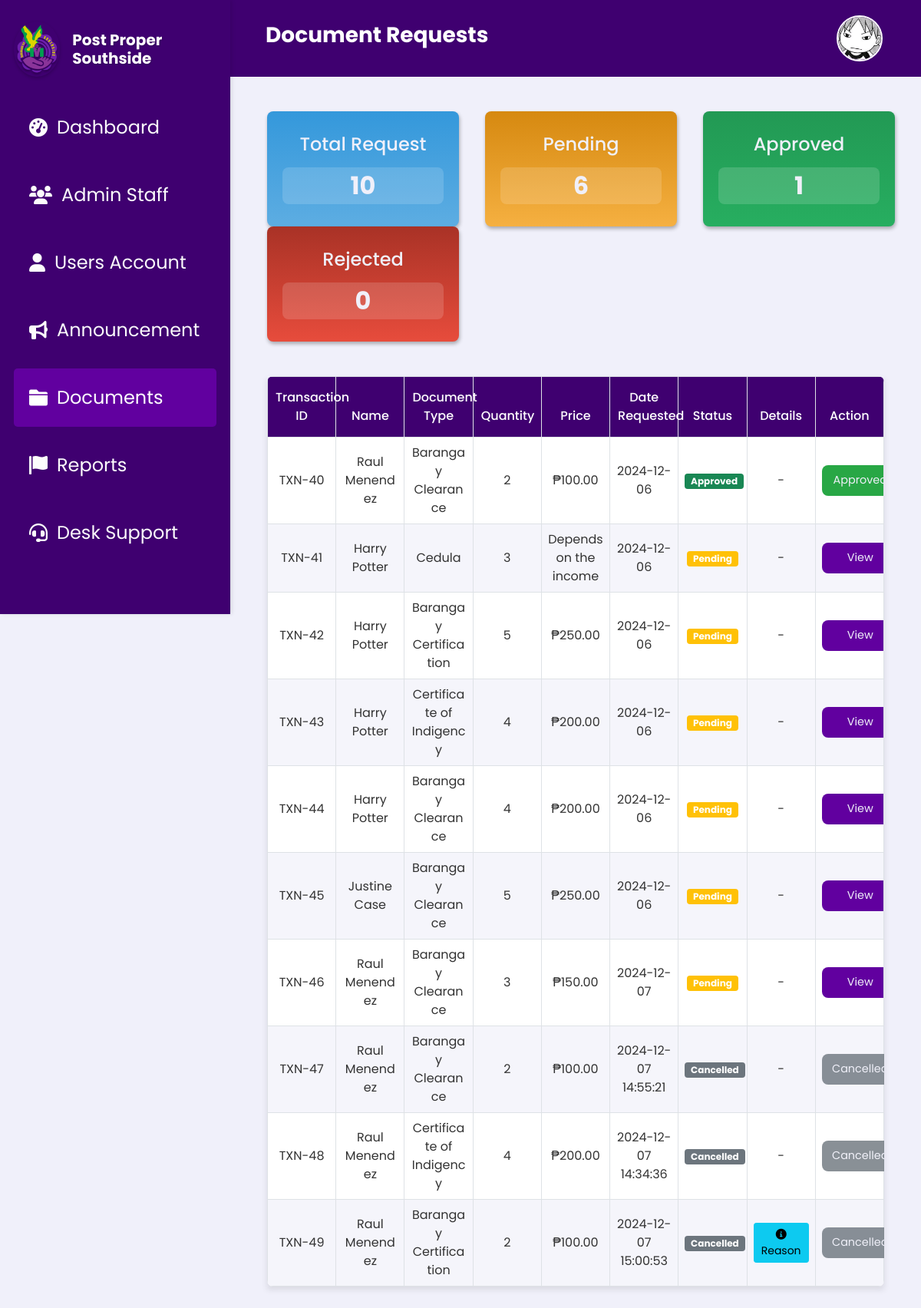
Page /documents.php (signed in) on the committed database.
### tables this page shows
CREATE TABLE `document_requests` (
  `Id` int(11) NOT NULL,
  `userId` int(11) DEFAULT NULL,
  `DocumentType` varchar(100) NOT NULL DEFAULT 'Barangay Clearance',
  `Name` varchar(255) NOT NULL,
  `Address` varchar(255) DEFAULT NULL,
  `TIN_No` varchar(50) DEFAULT NULL,
  `CTC_No` varchar(50) DEFAULT NULL,
  `Alias` varchar(100) DEFAULT NULL,
  `Age` int(11) DEFAULT NULL,
  `birthday` varchar(10) DEFAULT NULL,
  `PlaceOfBirth` varchar(255) DEFAULT NULL,
  `Occupation` varchar(255) DEFAULT NULL,
  `LengthOfStay` int(11) DEFAULT NULL,
  `Citizenship` varchar(100) DEFAULT NULL,
  `Gender` varchar(10) DEFAULT NULL,
  `CivilStatus` varchar(50) DEFAULT NULL,
  `Purpose` text DEFAULT NULL,
  `Status` varchar(50) DEFAULT NULL,
  `Quantity` int(11) DEFAULT NULL,
  `DateRequested` varchar(255) DEFAULT NULL,
  `valid_id` longtext NOT NULL,
  `valid_id_front` longtext DEFAULT NULL,
  `valid_id_back` longtext DEFAULT NULL,
  `request_picture` longtext NOT NULL,
  `rejection_reason` varchar(255) NOT NULL,
  `cancellation_reason` varchar(255) DEFAULT NULL
);

### documents.php (the view, shortened to what this page needs)
<?php
include 'db.php';
function calculatePrice($documentType, $quantity) {
    switch($documentType) {
        case 'Barangay Clearance':
        case 'Barangay Certification':
        case 'Certificate of Indigency':
            return "₱" . number_format(50.00 * $quantity, 2);
        case 'Cedula':
            return 'Depends on the income';
    }
}
$query = "SELECT Id, Name, DocumentType, Quantity, birthday, DateRequested, Status, cancellation_reason FROM document_requests";
$stmt = $conn->prepare($query);
$stmt->execute();
$documentRequests = $stmt->fetchAll(PDO::FETCH_ASSOC);
$totalRequestQuery = "SELECT COUNT(*) AS total FROM document_requests";
$pendingCountQuery = "SELECT COUNT(*) AS pending FROM document_requests WHERE LOWER(Status) = 'pending'";
$approvedCountQuery = "SELECT COUNT(*) AS approved FROM document_requests WHERE LOWER(Status) = 'approved'";
$rejectedCountQuery = "SELECT COUNT(*) AS rejected FROM document_requests WHERE LOWER(Status) = 'rejected'";
$totalRequest = $conn->query($totalRequestQuery)->fetch(PDO::FETCH_ASSOC)['total'];
$pendingCount = $conn->query($pendingCountQuery)->fetch(PDO::FETCH_ASSOC)['pending'];
$approvedCount = $conn->query($approvedCountQuery)->fetch(PDO::FETCH_ASSOC)['approved'];
$rejectedCount = $conn->query($rejectedCountQuery)->fetch(PDO::FETCH_ASSOC)['rejected'];
?>
<!DOCTYPE html>
<html lang="en">
<head>
    <link rel="stylesheet" href="https://cdn.jsdelivr.net/npm/bootstrap@5.0.2/dist/css/bootstrap.min.css">
    <link rel="stylesheet" href="css/Documents.css">
    <link rel="stylesheet" href="https://cdnjs.cloudflare.com/ajax/libs/font-awesome/5.15.4/css/all.min.css">
</head>
<body>
<?php
    $pageTitle = "Document Requests";
    include 'header.php';
    include 'sidebar.php';
?>
<div class="main-content px-4">
    <div class="statistic-container row text-center">
        <div class="col">
            <div class="card card-request">
                <h2 class="card-title">Total Request</h2>
                <div class="card-text">
                    <?php echo $totalRequest; ?>
                </div>
            </div>
        </div>
        <div class="col">
            <div class="card card-pending">
                <h2 class="card-title">Pending</h2>
                <div class="card-text">
                    <?php echo $pendingCount; ?>
                </div>
            </div>
        </div>
        <div class="col">
            <div class="card card-approved">
                <h2 class="card-title">Approved</h2>
                <div class="card-text">
                    <?php echo $approvedCount; ?>
                </div>
            </div>
        </div>
        <div class="col">
            <div class="card card-rejected">
                <h2 class="card-title">Rejected</h2>
                <div class="card-text">
                    <?php echo $rejectedCount; ?>
                </div>
            </div>
        </div>
    </div>
    <div class="table-responsive">
        <table class="table table-bordered mb-0">
            <thead>
                <tr>
                    <th data-sort="number">Transaction ID</th>
                    <th data-sort="string">Name</th>
                    <th data-sort="string">Document Type</th>
                    <th data-sort="number">Quantity</th>
                    <th data-sort="string">Price</th>
                    <th data-sort="date">Date Requested</th>
                    <th data-sort="status">Status</th>
                    <th>Details</th>
                    <th>Action</th>
                </tr>
            </thead>
            <tbody>
                <?php
                if (!empty($documentRequests)) {
                    foreach ($documentRequests as $row) {
                        echo "<tr>";
                        echo "<td>TXN-" . htmlspecialchars($row['Id']) . "</td>";
                        echo "<td>" . htmlspecialchars($row['Name']) . "</td>";
                        echo "<td>" . htmlspecialchars($row['DocumentType']) . "</td>";
                        echo "<td>" . htmlspecialchars($row['Quantity']) . "</td>";
                        echo "<td>" . calculatePrice($row['DocumentType'], $row['Quantity']) . "</td>";
                        echo "<td>" . htmlspecialchars($row['DateRequested']) . "</td>";
                        $statusBadgeClass = '';
                        switch(strtolower($row['Status'])) {
                            case 'pending':
                                $statusBadgeClass = 'badge bg-warning';
                                break;
                            case 'approved':
                                $statusBadgeClass = 'badge bg-success';
                                break;
                            case 'cancelled':
                                $statusBadgeClass = 'badge bg-secondary';
                                break;
                        }
                        echo "<td><span class='{$statusBadgeClass}'>" . ucfirst(htmlspecialchars(strtolower($row['Status']))) . "</span></td>";
                        echo "<td>";
                        if (strtolower($row['Status']) === 'cancelled' && !empty($row['cancellation_reason'])) {
                            echo '<button class="btn btn-info btn-sm" onclick="showCancellationReason(\'' .
                                 htmlspecialchars($row['cancellation_reason']) .
                                 '\')"><i class="fas fa-info-circle"></i> Reason</button>';
                        } else {
                            echo "-";
                        }
                        echo "</td>";
                        if (strtolower($row['Status']) === 'rejected') {
                            echo '<td><button class="action-button button-rejected" disabled>Rejected</button></td>';
                        } elseif (strtolower($row['Status']) === 'approved') {
                            echo '<td><button class="action-button button-approved" disabled>Approved</button></td>';
                        } elseif (strtolower($row['Status']) === 'cancelled') {
                            echo '<td><button class="action-button button-cancelled" disabled>Cancelled</button></td>';
                        } else {
                            echo '<td><a href="document_verify.php?id=' . htmlspecialchars($row['Id']) . '" class="action-button">View</a></td>';
                        }
                        echo "</tr>";
                    }
                } else {
                    echo "<tr><td colspan='9'>No document requests found.</td></tr>";
                }
                ?>
            </tbody>
        </table>
    </div>
</div>
</body>
</html>

### header.php (shortened to what this page needs)
<!DOCTYPE html>
<html lang="en">
<head>
    <link rel="stylesheet" href="css/header.css">
    <link href="https://cdn.jsdelivr.net/npm/bootstrap@5.0.2/dist/css/bootstrap.min.css" rel="stylesheet">
</head>
<body>
<?php
require 'db.php';
$pageTitle = isset($pageTitle) ? $pageTitle : "Default Title";
if (isset($_SESSION['loggedin']) && $_SESSION['loggedin'] === true && isset($_SESSION['admin_id'])) {
    $adminId = $_SESSION['admin_id'];
    $profileLink = "admin_profile.php";
    try {
        $sql = "SELECT profile_picture FROM admin_accounts WHERE id = ?";
        $stmt = $conn->prepare($sql);
        $stmt->execute([$adminId]);
        $admin = $stmt->fetch(PDO::FETCH_ASSOC);
        $profilePicture = !empty($admin['profile_picture']) ? $admin['profile_picture'] : 'assets/profile.jpg';
    } catch (PDOException $e) {
        echo "Error fetching profile picture: " . $e->getMessage();
        $profilePicture = 'assets/profile.jpg';
    }
} else {
    $profileLink = "splash.php";
    $profilePicture = 'assets/profile.jpg';
}
?>
<div class="header-container">
    <h1 class="page-title"><?php echo $pageTitle; ?></h1>
    <div class="account">
        <a href="<?php echo $profileLink; ?>" class="account-link">
            <img src="<?php echo $profilePicture; ?>" alt="Admin Profile" class="img-fluid rounded-circle account-icon">
        </a>
    </div>
</div>
</body>
</html>

### css/Documents.css (style rules this page uses)
:root { --text-dark: #06070f; --text-light: #f0f0fa; --main-color: #61009f; --header-color: #3f0070; --button-default: #8a43c5; --button-hover: #b52aff; --focus-textfield: #9b4dff; --box-shadow: 1px 3px 5px rgba(0, 0, 0, 0.3); --container-blue: linear-gradient(180deg, #3498db, #5dade2); --container-yellow: linear-gradient(180deg, #d68910, #f5b041); --container-red: linear-gradient(180deg, #a93226, #e74c3c); --container-green: linear-gradient(180deg, #229954, #27ae60); }
body { font-family: "Poppins", sans-serif; background-color: #f0f0fa !important; }
.main-content { padding-bottom: 2rem; }
.card { display: flex; justify-content: center; font-family: "Poppins", sans-serif; height: 9.375rem; width: 15.625rem; border-radius: 0.5rem !important; padding: 1.25rem; border: none !important; box-shadow: var(--box-shadow); transition: transform 0.3s ease; }
.card-title { font-size: 1.5rem; color: var(--text-light); }
.card-text { font-size: 2rem; font-weight: 700; border-radius: 0.5rem; color: var(--text-light); margin-top: 0.5rem; background: rgba(255, 255, 255, 0.15); }
.card-request { background: var(--container-blue); }
.card-pending { background: var(--container-yellow); }
.card-approved { background: var(--container-green); }
.card-rejected { background: var(--container-red); }
.table-responsive { margin: 2.813rem 1.5rem 0; max-width: 100%; display: flex; justify-content: center; box-shadow: 0 4px 8px rgba(0, 0, 0, 0.1); }
.table { font-family: "Poppins", sans-serif; width: 100%; border-collapse: collapse; table-layout: fixed; background-color: white; border-radius: 8px; overflow: hidden; box-shadow: 0 4px 6px rgba(0, 0, 0, 0.1); }
.table thead th { background-color: var(--header-color) !important; color: white !important; font-weight: 500; padding: 15px 10px; text-align: center; }
.table tbody tr:nth-child(odd) { background-color: #ffffff; }
.table tbody tr:nth-child(even) { background-color: #f5f5fb; }
.table td { word-wrap: break-word; color: #333; padding: 12px 10px; text-align: center; vertical-align: middle; }
.action-button { width: 6.25rem; height: 2.5rem; background-color: var(--main-color); color: var(--text-light); display: flex; align-items: center; justify-content: center; border: none; border-radius: 0.5rem; text-decoration: none; cursor: pointer; margin: 0 auto; transition: all 0.3s ease; font-size: 0.9rem; padding: 8px 16px; }
.button-approved { background-color: #28a745 !important; cursor: not-allowed; }
.button-cancelled { background-color: #6c757d !important; cursor: not-allowed; opacity: 0.8; }
.badge { padding: 8px 12px; font-weight: 500; font-size: 0.85rem; border-radius: 6px; }
.btn-info { background-color: var(--header-color); border: none; color: white; padding: 6px 12px; font-size: 0.85rem; border-radius: 6px; transition: background-color 0.3s ease; }
.btn-info { background-color: var(--header-color); border: none; color: white; padding: 6px 12px; font-size: 0.85rem; border-radius: 6px; transition: all 0.2s ease; }
.statistic-container { padding: 2.813rem 0 0 1.5rem; }
@media (max-width: 1200px) { .main-content { margin-left: 200px; } }

### css/header.css (style rules this page uses)
* { margin: 0; padding: 0; box-sizing: border-box; }
.header-container { background-color: #3f0070; padding: 20px 50px; margin-left: 18.5rem; text-align: left; position: relative; display: flex; justify-content: space-between; align-items: center; width: auto; }
.page-title { font-size: 28px; color: #ffffff; font-weight: bold; font-family: "Poppins", sans-serif; }
.account { display: flex; align-items: center; }
.account-link { display: inline-block; }
.account-icon { width: 3.75rem; height: auto; border-radius: 50%; aspect-ratio: 1 / 1; object-fit: cover; border: 0.125rem solid #ffffff; transition: transform 0.3s ease; }

### css/Sidebar.css (style rules this page uses)
.main-content { margin-left: 18.75rem; }

### rows in the picture
document_requests: Id "40", Name "Raul Menendez", DocumentType "Barangay Clearance", Quantity "2", calculatePrice($row['DocumentType'], $row['Quantity']) "₱100.00", DateRequested "2024-12-06", Status "Approved"
document_requests: Id "41", Name "Harry Potter", DocumentType "Cedula", Quantity "3", calculatePrice($row['DocumentType'], $row['Quantity']) "Depends on the income", DateRequested "2024-12-06", Status "Pending"
document_requests: Id "42", Name "Harry Potter", DocumentType "Barangay Certification", Quantity "5", calculatePrice($row['DocumentType'], $row['Quantity']) "₱250.00", DateRequested "2024-12-06", Status "Pending"
document_requests: Id "43", Name "Harry Potter", DocumentType "Certificate of Indigency", Quantity "4", calculatePrice($row['DocumentType'], $row['Quantity']) "₱200.00", DateRequested "2024-12-06", Status "Pending"
document_requests: Id "44", Name "Harry Potter", DocumentType "Barangay Clearance", Quantity "4", calculatePrice($row['DocumentType'], $row['Quantity']) "₱200.00", DateRequested "2024-12-06", Status "Pending"
document_requests: Id "45", Name "Justine Case", DocumentType "Barangay Clearance", Quantity "5", calculatePrice($row['DocumentType'], $row['Quantity']) "₱250.00", DateRequested "2024-12-06", Status "Pending"
document_requests: Id "46", Name "Raul Menendez", DocumentType "Barangay Clearance", Quantity "3", calculatePrice($row['DocumentType'], $row['Quantity']) "₱150.00", DateRequested "2024-12-07", Status "Pending"
document_requests: Id "47", Name "Raul Menendez", DocumentType "Barangay Clearance", Quantity "2", calculatePrice($row['DocumentType'], $row['Quantity']) "₱100.00", DateRequested "2024-12-07 14:55:21", Status "Cancelled"
document_requests: Id "48", Name "Raul Menendez", DocumentType "Certificate of Indigency", Quantity "4", calculatePrice($row['DocumentType'], $row['Quantity']) "₱200.00", DateRequested "2024-12-07 14:34:36", Status "Cancelled"
document_requests: Id "49", Name "Raul Menendez", DocumentType "Barangay Certification", Quantity "2", calculatePrice($row['DocumentType'], $row['Quantity']) "₱100.00", DateRequested "2024-12-07 15:00:53", Status "Cancelled"

### other values in the picture
$pageTitle "Document Requests"
$totalRequest "10"
$pendingCount "6"
$approvedCount "1"
$rejectedCount "0"
